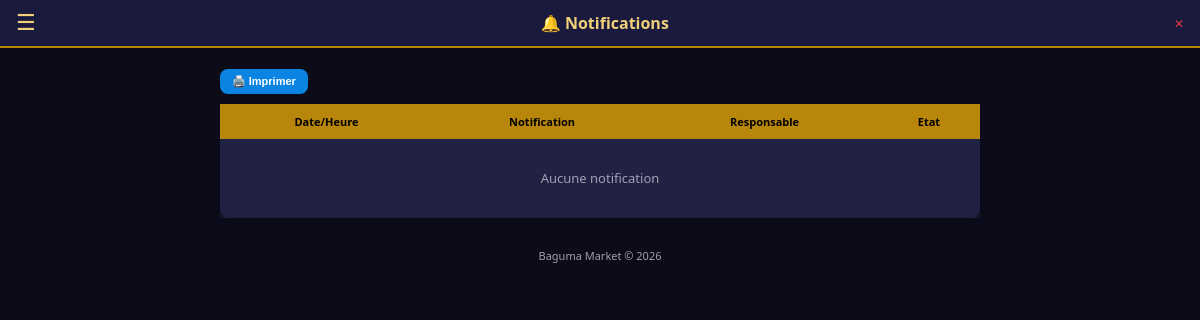
The page /notifications (signed in) on the database as committed earlier.
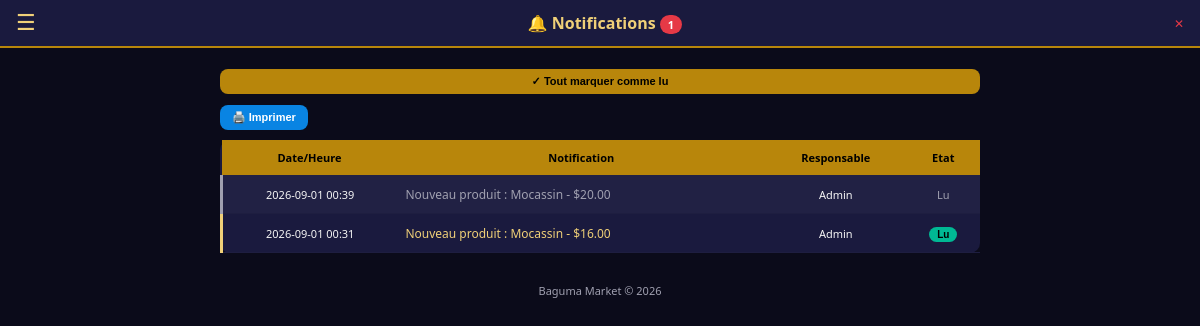
The same page on the database as committed later.
### tables this page shows
CREATE TABLE notifications (
    id INTEGER PRIMARY KEY AUTOINCREMENT,
    tenant_id INTEGER DEFAULT 0,
    user_id INTEGER DEFAULT NULL,
    message TEXT, is_read INTEGER DEFAULT 0,
    created_at TEXT, responsable TEXT DEFAULT NULL);

### web.py (the view)
@app.route("/notifications")
@login_required
def notifications():
    conn = get_db()
    c = conn.cursor()
    etid = get_effective_tid()
    if etid is not None:
        c.execute("SELECT * FROM notifications WHERE tenant_id=? ORDER BY created_at DESC LIMIT 50", (etid,))
    else:
        c.execute("SELECT * FROM notifications ORDER BY created_at DESC LIMIT 50")
    notifs = c.fetchall()
    c.execute("SELECT COUNT(*) FROM notifications WHERE is_read=0" + (" AND tenant_id=?" if etid is not None else ""),
              (etid,) if etid is not None else ())
    unread = c.fetchone()[0]
    conn.close()
    return render_template("notifications.html", notifs=notifs, unread=unread, is_admin=is_admin())

### web.py (called while the page is built)
def get_db():
    conn = sqlite3.connect(DB)
    conn.row_factory = sqlite3.Row
    return conn

def login_required(f):
    from functools import wraps
    @wraps(f)
    def decorated(*args, **kwargs):
        if "user_id" not in session:
            return redirect(url_for("login"))
        return f(*args, **kwargs)
    return decorated

def is_admin():
    return session.get("tenant_id", 0) == 0 and session.get("role") == "admin"

def get_effective_tid():
    if is_admin():
        return session.get("view_tenant")
    return session.get("tenant_id")

### templates/notifications.html (shortened to what this page needs)
{% extends "base.html" %}
{% block body %}
<div class="topbar">
<button class="menu-btn" onclick="toggleNav()">☰</button>
<h1>🔔 Notifications {% if unread > 0 %}<span style="background:var(--red);color:#fff;padding:2px 8px;border-radius:10px;font-size:11px">{{unread}}</span>{% endif %}</h1>
<a href="/logout" style="color:var(--red);font-size:12px">✕</a>
</div>
<div class="container">
{% if unread > 0 %}
<form method="POST" action="/notifications/read-all" style="margin-bottom:10px">
<button type="submit" class="btn btn-gold btn-sm" style="width:100%">✓ Tout marquer comme lu</button>
</form>
{% endif %}
<button class="btn btn-blue btn-sm" onclick="window.print()" style="margin-bottom:10px">🖨️ Imprimer</button>
<div class="card" style="padding:0">
<div class="table-scroll">
<table>
<tr><th>Date/Heure</th><th>Notification</th><th>Responsable</th><th>Etat</th></tr>
{% for n in notifs %}
<tr style="border-left:3px solid {% if n.is_read %}var(--txt2){% else %}var(--gold2){% endif %}">
<td style="font-size:11px;white-space:nowrap">{{n.created_at[:16]}}</td>
<td style="text-align:left;font-size:12px;color:{% if n.is_read %}var(--txt2){% else %}var(--gold2){% endif %}">{{n.message}}</td>
<td style="font-size:11px">{{n.responsable or 'Admin'}}</td>
<td>{% if not n.is_read %}
<form method="POST" action="/notifications/read/{{n.id}}" style="display:inline">
<button type="submit" class="btn btn-green btn-sm" style="padding:2px 8px;font-size:10px">Lu</button>
</form>
{% else %}<span style="color:var(--txt2);font-size:11px">Lu</span>{% endif %}</td>
</tr>
{% endfor %}
{% if not notifs %}<tr><td colspan="4" class="empty">Aucune notification</td></tr>{% endif %}
</table>
</div></div>
<div class="footer">Baguma Market &copy; 2026</div>
</div>
{% endblock %}

Rows that differ between the two databases and show on the page:
added notifications: created_at "2026-09-01 00:39", message "Nouveau produit : Mocassin - $20.00", responsable "Admin", is_read "Lu"
added notifications: created_at "2026-09-01 00:31", message "Nouveau produit : Mocassin - $16.00", responsable "Admin", is_read 0 (drawn)
Other text that changed with them:
{{ unread }}: (not shown) → "1"
text no longer shown: "Aucune notification"
text now shown: "✓ Tout marquer comme lu"
